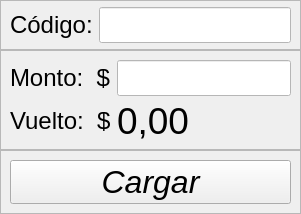
               <widget class="QFrame" name="frame_3">
                <property name="minimumSize">
                 <size>
                  <width>301</width>
                  <height>0</height>
                 </size>
                </property>
                <property name="maximumSize">
                 <size>
                  <width>301</width>
                  <height>16777215</height>
                 </size>
                </property>
                <property name="frameShape">
                 <enum>QFrame::NoFrame</enum>
                </property>
                <property name="frameShadow">
                 <enum>QFrame::Raised</enum>
                </property>
                <layout class="QVBoxLayout" name="verticalLayout_3">
                 <property name="spacing">
                  <number>0</number>
                 </property>
                 <property name="leftMargin">
                  <number>0</number>
                 </property>
                 <property name="topMargin">
                  <number>0</number>
                 </property>
                 <property name="rightMargin">
                  <number>0</number>
                 </property>
                 <property name="bottomMargin">
                  <number>0</number>
                 </property>
                 <item>
                  <widget class="QFrame" name="frame_10">
                   <property name="minimumSize">
                    <size>
                     <width>0</width>
                     <height>50</height>
                    </size>
                   </property>
                   <property name="maximumSize">
                    <size>
                     <width>16777215</width>
                     <height>50</height>
                    </size>
                   </property>
                   <property name="frameShape">
                    <enum>QFrame::StyledPanel</enum>
                   </property>
                   <property name="frameShadow">
                    <enum>QFrame::Raised</enum>
                   </property>
                   <layout class="QHBoxLayout" name="horizontalLayout_5">
                    <property name="topMargin">
                     <number>5</number>
                    </property>
                    <property name="bottomMargin">
                     <number>5</number>
                    </property>
                    <item>
                     <widget class="QLabel" name="label_4">
                      <property name="font">
                       <font>
                        <pointsize>18</pointsize>
                       </font>
                      </property>
                      <property name="text">
                       <string>Código:</string>
                      </property>
                     </widget>
                    </item>
                    <item>
                     <widget class="QLineEdit" name="line_Codigo">
                      <property name="font">
                       <font>
                        <pointsize>18</pointsize>
                       </font>
                      </property>
                      <property name="styleSheet">
                       <string notr="true">background-color: rgb(255, 255, 255);</string>
                      </property>
                     </widget>
                    </item>
                   </layout>
                  </widget>
                 </item>
                 <item>
                  <widget class="QFrame" name="frame_9">
                   <property name="frameShape">
                    <enum>QFrame::StyledPanel</enum>
                   </property>
                   <property name="frameShadow">
                    <enum>QFrame::Raised</enum>
                   </property>
                   <widget class="QLabel" name="label_Imagen">
                    <property name="geometry">
                     <rect>
                      <x>20</x>
                      <y>70</y>
                      <width>250</width>
                      <height>250</height>
                     </rect>
                    </property>
                    <property name="styleSheet">
                     <string notr="true">border: 1px solid rgb(0,0,255);
background-color: rgb(255,255,255);

</string>
                    </property>
                    <property name="text">
                     <string>Imagen</string>
                    </property>
                    <property name="alignment">
                     <set>Qt::AlignCenter</set>
                    </property>
                   </widget>
                   <widget class="QPushButton" name="push_Buscar">
                    <property name="geometry">
                     <rect>
                      <x>10</x>
                      <y>10</y>
                      <width>75</width>
                      <height>51</height>
                     </rect>
                    </property>
                    <property name="text">
                     <string/>
                    </property>
                   </widget>
                  </widget>
                 </item>
                 <item>
                  <widget class="QFrame" name="frame_8">
                   <property name="maximumSize">
                    <size>
                     <width>16777215</width>
                     <height>100</height>
                    </size>
                   </property>
                   <property name="frameShape">
                    <enum>QFrame::StyledPanel</enum>
                   </property>
                   <property name="frameShadow">
                    <enum>QFrame::Raised</enum>
                   </property>
                   <layout class="QFormLayout" name="formLayout">
                    <item row="0" column="0">
                     <widget class="QLabel" name="label_7">
                      <property name="font">
                       <font>
                        <pointsize>18</pointsize>
                       </font>
                      </property>
                      <property name="text">
                       <string>Monto:  $</string>
                      </property>
                     </widget>
                    </item>
                    <item row="0" column="1">
                     <widget class="QLineEdit" name="line_Monto">
                      <property name="font">
                       <font>
                        <pointsize>18</pointsize>
                       </font>
                      </property>
                      <property name="styleSheet">
                       <string notr="true">background-color: rgb(255, 255, 255);</string>
                      </property>
                     </widget>
                    </item>
                    <item row="1" column="0">
                     <widget class="QLabel" name="label_6">
                      <property name="font">
                       <font>
                        <pointsize>18</pointsize>
                       </font>
                      </property>
                      <property name="text">
                       <string>Vuelto:  $</string>
                      </property>
                     </widget>
                    </item>
                    <item row="1" column="1">
                     <widget class="QLabel" name="label_Vuelto">
                      <property name="font">
                       <font>
                        <pointsize>28</pointsize>
                       </font>
                      </property>
                      <property name="text">
                       <string>0,00</string>
                      </property>
                     </widget>
                    </item>
                   </layout>
                  </widget>
                 </item>
                 <item>
                  <widget class="QFrame" name="frame_7">
                   <property name="maximumSize">
                    <size>
                     <width>16777215</width>
                     <height>100</height>
                    </size>
                   </property>
                   <property name="frameShape">
                    <enum>QFrame::StyledPanel</enum>
                   </property>
                   <property name="frameShadow">
                    <enum>QFrame::Raised</enum>
                   </property>
                   <layout class="QHBoxLayout" name="horizontalLayout_4">
                    <item>
                     <widget class="QPushButton" name="push_Cargar">
                      <property name="sizePolicy">
                       <sizepolicy hsizetype="Minimum" vsizetype="Expanding">
                        <horstretch>0</horstretch>
                        <verstretch>0</verstretch>
                       </sizepolicy>
                      </property>
                      <property name="font">
                       <font>
                        <pointsize>24</pointsize>
                        <italic>true</italic>
                       </font>
                      </property>
                      <property name="text">
                       <string>Cargar</string>
                      </property>
                     </widget>
                    </item>
                   </layout>
                  </widget>
                 </item>
                </layout>
               </widget>
